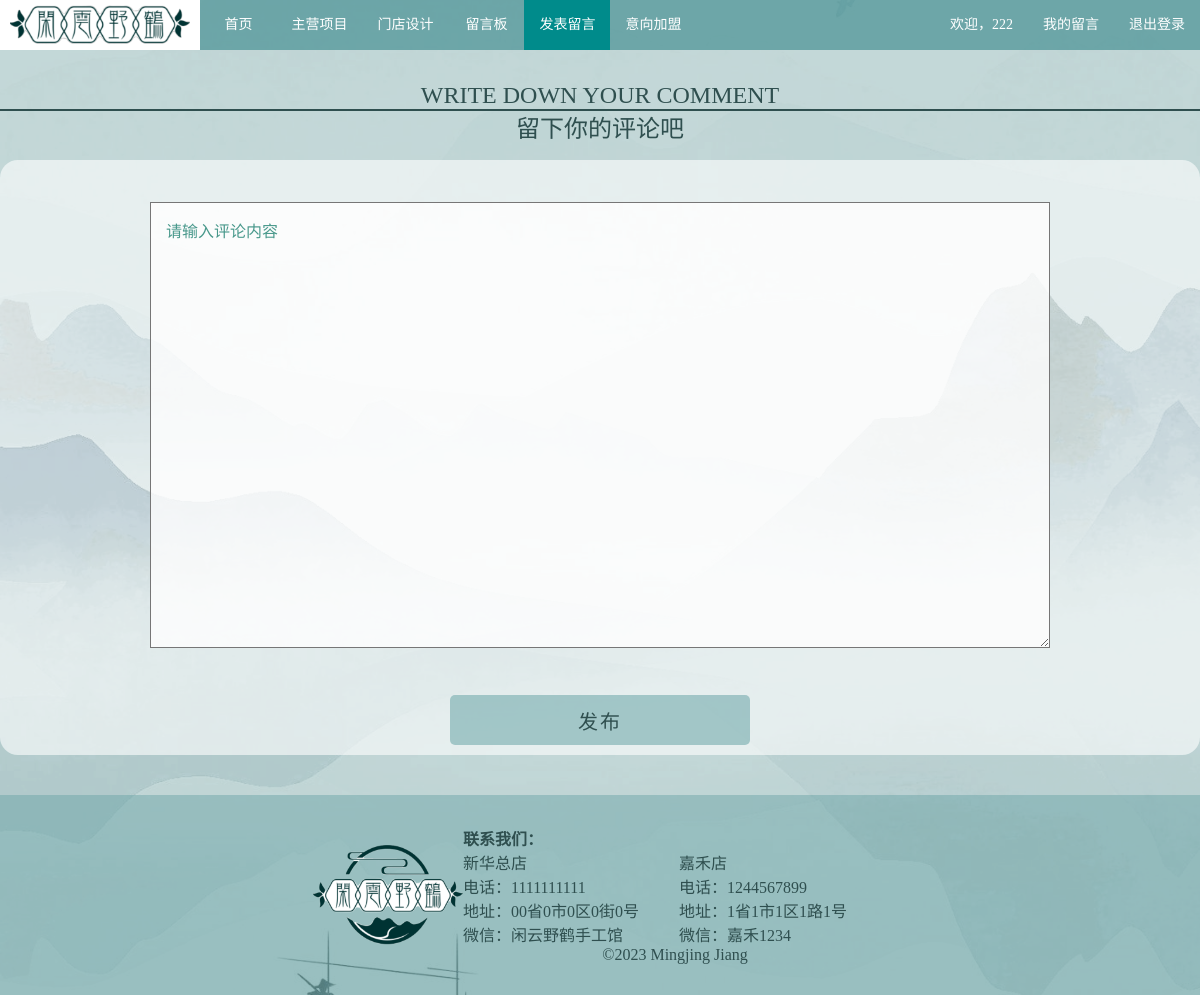
The page /home/留言/发布留言.php (signed in) on the database its author committed.
### tables this page shows
CREATE TABLE IF NOT EXISTS `contact` (
  `id` int(20) NOT NULL AUTO_INCREMENT,
  `name` varchar(30) NOT NULL,
  `tell` bigint(80) NOT NULL COMMENT '电话',
  `address` text NOT NULL COMMENT '地址',
  `wechat` varchar(30) DEFAULT NULL,
  PRIMARY KEY (`id`)
);

### home/留言/发布留言.php (the view, shortened to what this page needs)
<?php
include '../../public/common/config.php';
include '../../public/common/navbar.php';
$sql1 = "SELECT * FROM contact";
$rst1 = mysqli_query($conn, $sql1);
?>
<!DOCTYPE html>
<html lang="zh-CN">
<head>
    <link rel="stylesheet" href="留言.css" />
    <link rel="stylesheet" href="../css/base.css" />
    <link rel="stylesheet" href="../css/common.css" />
    <link rel="stylesheet" href="../css/互动.css" />
</head>
<body>
    <?php echo getNavbarSub('post'); ?>
    <div align="center" style="background-color: rgb(95, 158, 160, 0.3);padding-bottom: 20px;padding-top:30px;">
        <div class="contexta2" style="margin-bottom: 10px;">
            <div class="context2">
                <font size="5px" face="bookman old style" color="#2F4F4F">
                    <div class="titlea">WRITE DOWN YOUR COMMENT</div>
                </font>
                <div class="line"></div>
                <font size="5px" face="宋体" color="#2F4F4F">
                    <div class="titlea">留下你的评论吧</div>
                </font>
            </div>
        </div>
        <div class="middle4">
            <form action="insert.php" method="post">
                <table style="width:900px;height:500px;margin-top: 15px;" align="center">
                    <tr align="center" style="margin-top: 15px;">
                        <td><textarea class="post" align="center" name="content" rows="23" cols="40" placeholder="请输入评论内容" style="padding: 15px;font-size: 16px;"></textarea>
                        </td>
                    </tr>
                </table>
                <input type="submit" value="发布" class="btn" style="width: 300px;height:50px;margin:10px auto;font-size:20px;margin-top: 20px;">
            </form>
        </div>
    </div>
    <div align="center" style="background-color: rgb(95, 158, 160, 0.6);">
        <div class="bottom" style="margin:0;">
            <img src="../img/QQ图片20220506135349.png" width="150px" height="100px" />
            <font face="楷体" size="3" color="#2F4F4F">
                <div style="text-align:left;"><b>联系我们：</b></div>
                <div>
                    <?php
                    while ($row1 = mysqli_fetch_assoc($rst1)) {
                        echo "<div style='text-align: left;float:left;margin-right:40px;'><p>" . htmlspecialchars($row1['name'], ENT_QUOTES, 'UTF-8') . "</p>";
                        echo "<p>电话：" . htmlspecialchars($row1['tell'], ENT_QUOTES, 'UTF-8') . "</p>";
                        echo "<p>地址：" . htmlspecialchars($row1['address'], ENT_QUOTES, 'UTF-8') . "</p>";
                        echo "<p>微信：" . htmlspecialchars($row1['wechat'], ENT_QUOTES, 'UTF-8') . "</p></div>";
                    }
                    ?>
                </div>
                <div style="margin-top:10px;">©2023 Mingjing Jiang</div>
            </font>
        </div>
    </div>
</body>
</html>

### home/留言/留言.css (style rules this page uses)
.btn { width: 110px; height: 60px; margin-top:40px ; background-color: rgb(95, 158, 160, 0.5); outline: none; color: #2F4F4F; letter-spacing: 2px; border: none; cursor: pointer; border-radius: 5px; }
.post { width: 900px; margin: 15px; background: rgba(255, 255, 255, 0.8); display: flex; align-items: center; justify-content: center; }
textarea::placeholder { color: rgb(72, 152, 139); font-size: 16px; }

### home/css/base.css (style rules this page uses)
img { border: 0; vertical-align: middle; }

### home/css/common.css (style rules this page uses)
* { margin: 0; padding: 0; box-sizing: border-box; }
img { border: 0; vertical-align: middle; }
button, input { font-family: 'Microsoft YaHei', 'Heiti SC', tahoma, arial, 'Hiragino Sans GB', \\5B8B\4F53, sans-serif; outline: none; }

### home/css/互动.css (style rules this page uses)
body { background-image: url(../img/背景1.png); background-position: center center; background-size: cover; background-attachment: fixed; background-color: rgba(255, 255, 255, 0.7) }
.line { height: 3px; margin: 0; padding: 0; align-content: center; display: flex; align-items: center; justify-content: center; border-bottom: 2px solid #2F4F4F; }
.titlea { height: 25px; font-family:"宋体"; font-size: 24px; margin-top: 3px; display: flex; align-items: center; justify-content: center; }
.bottom { height: 200px; width: 1200px; display: flex; justify-content: center; align-items: center; margin-top: 30px; }
.contexta2 { height: 70px; width: 1200px; padding: 0; border: 0; display: flex; align-items: center; justify-content: center; }
.context2 { height: 70px; margin: 0; padding: 0; border: 0; width: 1200px; align-items: center; }
.middle4 { width: 1200px; margin-bottom: 20px; background: rgba(255, 255, 255, 0.6); display: flex; align-items: center; justify-content: center; border-radius: 18px; }

### rows shown on the page
contact: name "新华总店", tell "1111111111", address "00省0市0区0街0号", wechat "闲云野鹤手工馆"
contact: name "嘉禾店", tell "1244567899", address "1省1市1区1路1号", wechat "嘉禾1234"

### other values the page prints
$item['name'] "首页"
$item['name'] "主营项目"
$item['name'] "门店设计"
$item['name'] "留言板"
$item['name'] "发表留言"
$item['name'] "意向加盟"
$username "222"
